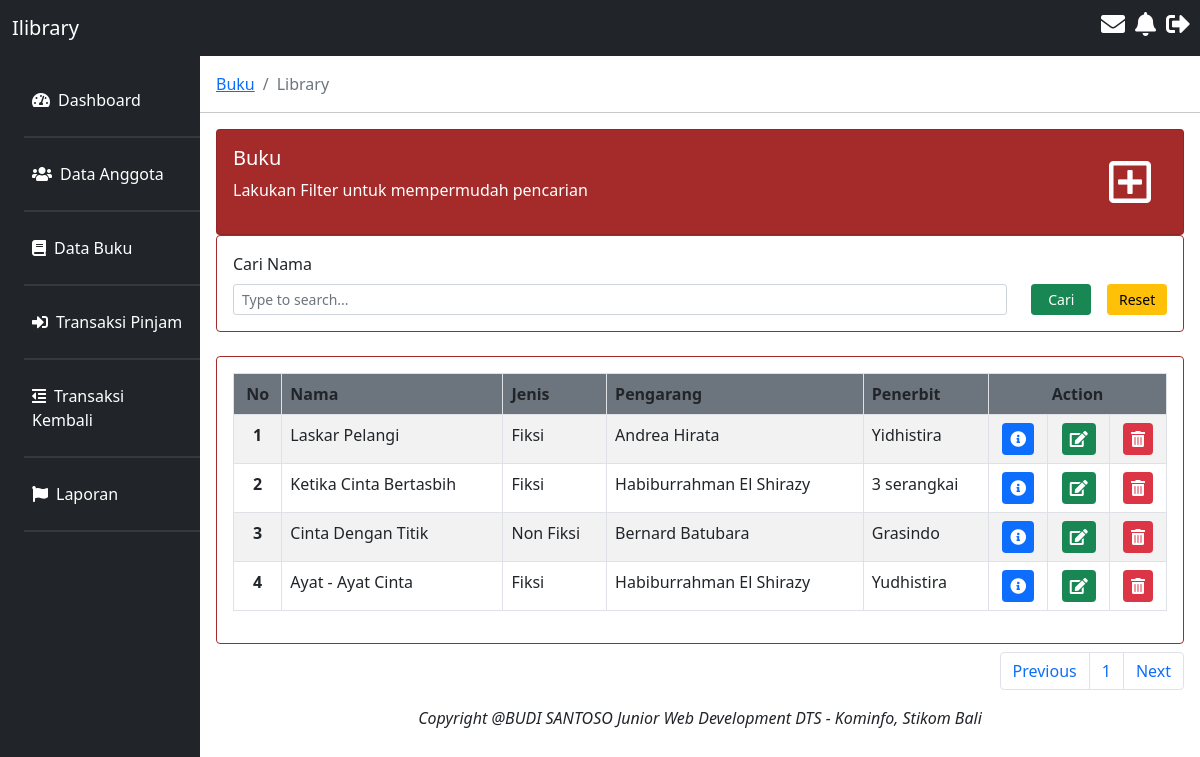
The page /buku/data_buku.php on the database its author committed.
### tables this page shows
CREATE TABLE `buku` (
  `id` int(11) NOT NULL,
  `nama_buku` varchar(255) NOT NULL,
  `jenis` varchar(255) NOT NULL,
  `pengarang` varchar(255) NOT NULL,
  `penerbit` varchar(255) NOT NULL,
  `stok_keseluruhan` int(11) NOT NULL,
  `sisa_stok` int(11) NOT NULL
);

### buku/data_buku.php (the view, shortened to what this page needs)
<?php
include '../koneksi/koneksi.php';
$batas = 10;
$halaman = isset($_GET['halaman'])?(int)$_GET['halaman'] : 1;
$halaman_awal = ($halaman>1) ? ($halaman * $batas) - $batas : 0;
$previous = $halaman - 1;
$next = $halaman + 1;
$no = 1;
$data = mysqli_query($koneksi,"select * from buku order by id");
$jumlah_data = mysqli_num_rows($data);
$total_halaman = ceil($jumlah_data / $batas);
if(isset($_POST["cari"])){
    $search = $_POST['keyword'];
    $data_buku = mysqli_query($koneksi,"select * from buku WHERE nama LIKE '%$search%' limit $halaman_awal, $batas");
} else {
    $data_buku = mysqli_query($koneksi,"select * from buku limit $halaman_awal, $batas");
}
?>
<!doctype html>
<html lang="en">
  <head>
    <link href="https://cdn.jsdelivr.net/npm/bootstrap@5.0.2/dist/css/bootstrap.min.css" rel="stylesheet">
    <link rel="stylesheet" href="../style/style.css">
    <link rel="stylesheet" href="https://pro.fontawesome.com/releases/v5.10.0/css/all.css"/>
  </head>
  <body>
    <nav class="navbar navbar-expand-lg navbar-dark text-white bg-dark fixed-top">
        <div class="container-fluid">
            <a class="navbar-brand" href="#">Ilibrary</a>
        </div>
            <h4 class="icon-navbar"><i class="fas fa-envelope" data-bs-toggle="tooltip" data-bs-placement="top" title="inbox"></i></h4>
            <h4 class="icon-navbar"><i class="fas fa-bell" data-bs-toggle="tooltip" data-bs-placement="top" title="notifications"></i></h4>
            <h4 class="icon-navbar"><i class="fas fa-sign-out-alt" data-bs-toggle="tooltip" data-bs-placement="top" title="sign out"></i></h4>
    </nav>
    <div class="row g-0 mt-5 content">
        <div class="col-md-2 bg-dark mt-2 pr-3 pt-4">
            <ul class="nav flex-column ms-3 mb-3">
                <li class="nav-item">
                    <a class="nav-link active text-white" aria-current="page" href="../home/index.php">
                        <i class="fas fa-tachometer-alt me-2"></i>Dashboard
                    </a>
                    <hr class="bg-secondary ms-2" size="4px">
                </li>
                <li class="nav-item">
                    <a class="nav-link text-white" href="../anggota/data_anggota.php">
                        <i class="fas fa-users me-2"></i>Data Anggota
                    </a>
                    <hr class="bg-secondary ms-2" size="4px">
                </li>
                <li class="nav-item">
                    <a class="nav-link text-white" href="data_buku.php">
                        <i class="fas fa-book me-2"></i>Data Buku
                    </a>
                    <hr class="bg-secondary ms-2" size="4px">
                </li>
                <li class="nav-item">
                    <a class="nav-link text-white" href="../transaksi/data_transaksi_pinjam.php">
                    <i class="fas fa-sign-in-alt me-2"></i>Transaksi Pinjam
                    </a>
                    <hr class="bg-secondary ms-2" size="4px">
                </li>
                <li class="nav-item">
                    <a class="nav-link text-white" href="../transaksi/data_transaksi_kembali.php">
                    <i class="fas fa-outdent me-2"></i>Transaksi Kembali
                    </a>
                    <hr class="bg-secondary ms-2" size="4px">
                </li>
                <li class="nav-item">
                    <a class="nav-link text-white" href="../transaksi/laporan.php">
                    <i class="fas fa-flag me-2"></i>Laporan
                    </a>
                    <hr class="bg-secondary ms-2" size="4px">
                </li>
            </ul>
        </div>
        <div class="col-md-10 mt-4">
            <nav aria-label="breadcrumb">
                <ol class="breadcrumb ms-3">
                <li class="breadcrumb-item"><a href="#">Buku</a></li>
                <li class="breadcrumb-item active" aria-current="page">Library</li>
                </ol>
            </nav>
            <hr width="100%">
            <div class="row g-0 ms-3 me-3">
                <div class="card text-white" style="background-color: brown;">
                    <div class="card-body g-0">
                        <div class="row g-0">
                            <div class="col-md-10 g-0">
                                <h5>Buku</h5>
                                <p>Lakukan Filter untuk mempermudah pencarian</p>
                            </div>
                            <div class="col-md-2 g-0 d-flex justify-content-end align-items-center">
                                <a href="form_tambah.php"><i class="far fa-plus-square fa-3x me-3 icon-plus text-white"></i></a>
                            </div>
                        </div>
                    </div>
                </div>
            </div>
            <div class="row g-0 ms-3 me-3">
                <div class="card" style="border-color: brown;">
                    <div class="card-body g-0">
                            <form method="POST" enctype="multipart/form-data">
                                <div class="row">
                                    <div class="col-md-10">
                                        <label for="exampleDataList" class="form-label">Cari Nama</label>
                                        <input class="form-control input-filter form-control-sm" type="text" name="keyword" id="exampleDataList" placeholder="Type to search...">
                                    </div>
                                    <div class="col-md-2 d-flex align-items-end">
                                        <button type="submit" name="cari" class="btn btn-success me-3 btn-sm" style="width: 100px">Cari</button>
                                        <button type="submit" class="btn btn-warning btn-sm" style="width: 100px">Reset</button>
                                    </div>
                                </div>
                            </form>
                    </div>
                </div>
            </div>
            <div class="row g-0 ms-3 me-3 mt-4">
                <div class="card" style="border-color: brown;">
                    <div class="card-body">
                        <table class="table table-striped table-hover table-bordered">
                            <thead class="bg-secondary">
                                <tr>
                                  <th scope="col" class="text-center">No</th>
                                  <th scope="col">Nama</th>
                                  <th scope="col">Jenis</th>
                                  <th scope="col">Pengarang</th>
                                  <th scope="col">Penerbit</th>
                                  <th colspan="3" scope="col" class="text-center">Action</th>
                                </tr>
                              </thead>
                              <tbody>
                                <?php
                                while($d = mysqli_fetch_assoc($data_buku)) {
                                ?>
                                    <tr>
                                        <th scope="row" class="text-center"><?php echo $no++ ?></th>
                                        <td><?php echo $d['nama_buku'] ?></td>
                                        <td><?php echo $d['jenis'] ?></td>
                                        <td><?php echo $d['pengarang'] ?></td>
                                        <td><?php echo $d['penerbit'] ?></td>
                                        <td class="text-center text-white">
                                            <a href="detail.php?id=<?php echo $d['id'] ?>">
                                                <i class="fas fa-info-circle bg-primary p-2 rounded icon-action text-white" data-bs-toggle="tooltip" title="detail"></i>
                                            </a>
                                        </td>
                                        <td class="text-center">
                                            <a href="form_edit.php?id=<?php echo $d['id'] ?>">
                                                <i class="fas fa-edit bg-success p-2 rounded icon-action text-white" data-bs-toggle="tooltip" title="edit"></i>
                                            </a>
                                        </td>
                                        <td class="text-center">
                                            <a href="hapus_aksi.php?id=<?php echo $d['id'] ?>" onclick="return confirm('Yakin Hapus ?')">
                                                <i class="fas fa-trash-alt bg-danger p-2 rounded icon-action text-white" data-bs-toggle="tooltip" title="delete" onClick="handleDelete()" id="demo"></i>
                                            </a>
                                        </td>
                                    </tr>
                                <?php
                                    }
                                ?>
                            </tbody>
                        </table>
                    </div>
                </div>
                <nav>
                    <ul class="pagination justify-content-end mt-2">
                        <li class="page-item">
                            <a class="page-link" <?php if($halaman > 1){ echo "href='?halaman=$previous'"; } ?>>Previous</a>
                        </li>
                        <?php
                        for($x=1;$x<=$total_halaman;$x++){
                            ?>
                            <li class="page-item"><a class="page-link" href="?halaman=<?php echo $x ?>"><?php echo $x; ?></a></li>
                            <?php
                        }
                        ?>
                        <li class="page-item">
                            <a  class="page-link" <?php if($halaman < $total_halaman) { echo "href='?halaman=$next'"; } ?>>Next</a>
                        </li>
                    </ul>
                </nav>
                <p class="text-center fst-italic">Copyright @BUDI SANTOSO Junior Web Development DTS - Kominfo, Stikom Bali</p>
            </div>
        </div>
    </div>
  </body>
</html>

### style/style.css (style rules this page uses)
.icon-navbar { margin-right: 10px; }
.content { min-height: 100vh; }

### rows shown on the page
buku: nama_buku "Laskar Pelangi", jenis "Fiksi", pengarang "Andrea Hirata", penerbit "Yidhistira"
buku: nama_buku "Ketika Cinta Bertasbih", jenis "Fiksi", pengarang "Habiburrahman El Shirazy", penerbit "3 serangkai"
buku: nama_buku "Cinta Dengan Titik", jenis "Non Fiksi", pengarang "Bernard Batubara", penerbit "Grasindo"
buku: nama_buku "Ayat - Ayat Cinta", jenis "Fiksi", pengarang "Habiburrahman El Shirazy", penerbit "Yudhistira"
